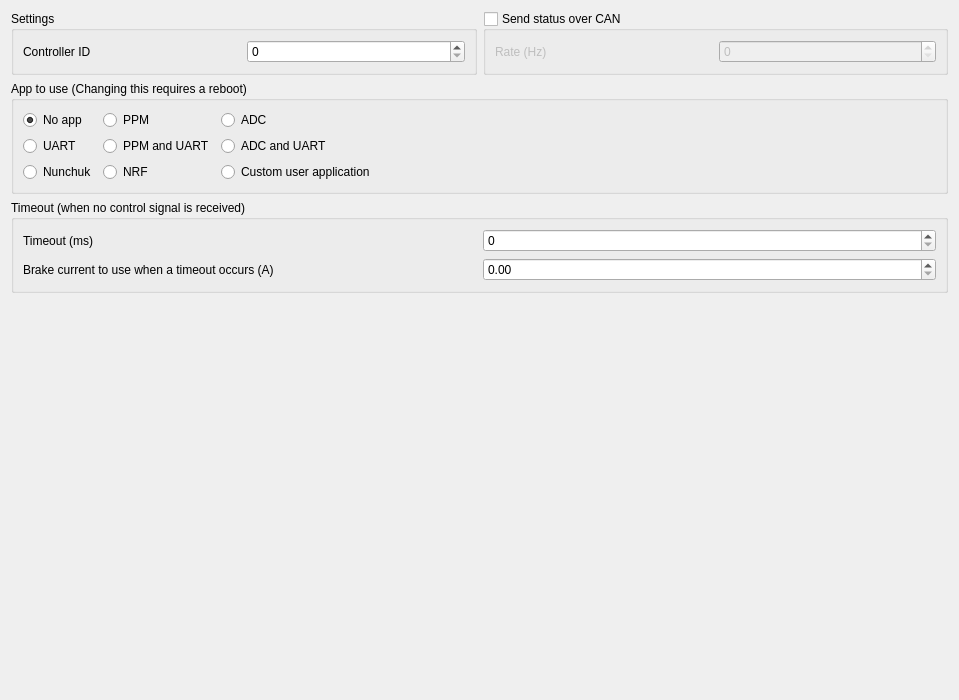
            <widget class="QWidget" name="tab_16">
             <attribute name="title">
              <string>General</string>
             </attribute>
             <layout class="QVBoxLayout" name="verticalLayout_3">
              <item>
               <layout class="QHBoxLayout" name="horizontalLayout_5">
                <item>
                 <widget class="QGroupBox" name="groupBox_28">
                  <property name="title">
                   <string>Settings</string>
                  </property>
                  <layout class="QGridLayout" name="gridLayout_29">
                   <item row="0" column="0">
                    <widget class="QLabel" name="label_65">
                     <property name="toolTip">
                      <string>&lt;html&gt;&lt;head/&gt;&lt;body&gt;&lt;p&gt;&lt;span style=&quot; font-weight:600;&quot;&gt;Controller ID &lt;/span&gt;= When you use multiple VESCs via Uart you need to give each VESC a unique ID. You should set the MASTER to 0 and then start from 1 upwards.&lt;/p&gt;&lt;/body&gt;&lt;/html&gt;</string>
                     </property>
                     <property name="text">
                      <string>Controller ID</string>
                     </property>
                    </widget>
                   </item>
                   <item row="0" column="1">
                    <widget class="QSpinBox" name="appconfControllerIdBox">
                     <property name="maximum">
                      <number>255</number>
                     </property>
                    </widget>
                   </item>
                  </layout>
                 </widget>
                </item>
                <item>
                 <widget class="QGroupBox" name="appconfSendCanStatusBox">
                  <property name="toolTip">
                   <string>&lt;html&gt;&lt;head/&gt;&lt;body&gt;&lt;p&gt;&lt;span style=&quot; font-weight:600;&quot;&gt;Send status over CAN&lt;/span&gt; = Only activate it for slave VESCs that are connected with the master via CAN. &lt;br/&gt;&lt;br/&gt;For the Master it should be disabled. &lt;/p&gt;&lt;/body&gt;&lt;/html&gt;</string>
                  </property>
                  <property name="title">
                   <string>Send status over CAN</string>
                  </property>
                  <property name="checkable">
                   <bool>true</bool>
                  </property>
                  <property name="checked">
                   <bool>false</bool>
                  </property>
                  <layout class="QGridLayout" name="gridLayout_25">
                   <item row="0" column="0">
                    <widget class="QLabel" name="label_12">
                     <property name="toolTip">
                      <string>&lt;html&gt;&lt;head/&gt;&lt;body&gt;&lt;p&gt;&lt;span style=&quot; font-weight:600;&quot;&gt;Rate (Hz)&lt;/span&gt; = Leave this at 500, no reason to change it.&lt;/p&gt;&lt;/body&gt;&lt;/html&gt;</string>
                     </property>
                     <property name="text">
                      <string>Rate (Hz)</string>
                     </property>
                    </widget>
                   </item>
                   <item row="0" column="1">
                    <widget class="QSpinBox" name="appconfSendCanStatusRateBox">
                     <property name="maximum">
                      <number>1000</number>
                     </property>
                    </widget>
                   </item>
                  </layout>
                 </widget>
                </item>
               </layout>
              </item>
              <item>
               <widget class="QGroupBox" name="groupBox_18">
                <property name="toolTip">
                 <string>&lt;html&gt;&lt;head/&gt;&lt;body&gt;&lt;p&gt;When you change the App you have to write the settings and reboot the VESC.&lt;/p&gt;&lt;/body&gt;&lt;/html&gt;</string>
                </property>
                <property name="title">
                 <string>App to use (Changing this requires a reboot)</string>
                </property>
                <layout class="QHBoxLayout" name="horizontalLayout_33">
                 <item>
                  <layout class="QGridLayout" name="gridLayout_22">
                   <item row="1" column="0">
                    <widget class="QRadioButton" name="appconfUseUartButton">
                     <property name="toolTip">
                      <string>&lt;html&gt;&lt;head/&gt;&lt;body&gt;&lt;p&gt;Via UART (Serial RX TX) you can create a communication to a Bluetooth module or a Arduino.&lt;/p&gt;&lt;/body&gt;&lt;/html&gt;</string>
                     </property>
                     <property name="text">
                      <string>UART</string>
                     </property>
                    </widget>
                   </item>
                   <item row="1" column="1">
                    <widget class="QRadioButton" name="appconfUsePpmUartButton">
                     <property name="toolTip">
                      <string>&lt;html&gt;&lt;head/&gt;&lt;body&gt;&lt;p&gt;Use a PPM remote and UART (serial) modules at the same time.&lt;/p&gt;&lt;/body&gt;&lt;/html&gt;</string>
                     </property>
                     <property name="text">
                      <string>PPM and UART</string>
                     </property>
                    </widget>
                   </item>
                   <item row="2" column="2">
                    <widget class="QRadioButton" name="appconfUseCustomButton">
                     <property name="text">
                      <string>Custom user application</string>
                     </property>
                    </widget>
                   </item>
                   <item row="0" column="0">
                    <widget class="QRadioButton" name="appconfUseNoAppButton">
                     <property name="toolTip">
                      <string>&lt;html&gt;&lt;head/&gt;&lt;body&gt;&lt;p&gt;Application is switched off.&lt;/p&gt;&lt;/body&gt;&lt;/html&gt;</string>
                     </property>
                     <property name="text">
                      <string>No app</string>
                     </property>
                     <property name="checked">
                      <bool>true</bool>
                     </property>
                    </widget>
                   </item>
                   <item row="2" column="1">
                    <widget class="QRadioButton" name="appconfUseNrfButton">
                     <property name="text">
                      <string>NRF</string>
                     </property>
                    </widget>
                   </item>
                   <item row="2" column="0">
                    <widget class="QRadioButton" name="appconfUseNunchukButton">
                     <property name="toolTip">
                      <string>&lt;html&gt;&lt;head/&gt;&lt;body&gt;&lt;p&gt;If your remote is a Wii Nunchuk&lt;/p&gt;&lt;/body&gt;&lt;/html&gt;</string>
                     </property>
                     <property name="text">
                      <string>Nunchuk</string>
                     </property>
                    </widget>
                   </item>
                   <item row="0" column="1">
                    <widget class="QRadioButton" name="appconfUsePpmButton">
                     <property name="toolTip">
                      <string>&lt;html&gt;&lt;head/&gt;&lt;body&gt;&lt;p&gt;This is used for RC car remotes. A view examples are the GT2B, Mini Remote, Nano-X, Benchwheel and Steez remote. &lt;/p&gt;&lt;/body&gt;&lt;/html&gt;</string>
                     </property>
                     <property name="text">
                      <string>PPM</string>
                     </property>
                    </widget>
                   </item>
                   <item row="0" column="2">
                    <widget class="QRadioButton" name="appconfUseAdcButton">
                     <property name="text">
                      <string>ADC</string>
                     </property>
                    </widget>
                   </item>
                   <item row="1" column="2">
                    <widget class="QRadioButton" name="appconfUseAdcUartButton">
                     <property name="text">
                      <string>ADC and UART</string>
                     </property>
                    </widget>
                   </item>
                  </layout>
                 </item>
                 <item>
                  <spacer name="horizontalSpacer_12">
                   <property name="orientation">
                    <enum>Qt::Horizontal</enum>
                   </property>
                   <property name="sizeHint" stdset="0">
                    <size>
                     <width>561</width>
                     <height>20</height>
                    </size>
                   </property>
                  </spacer>
                 </item>
                </layout>
               </widget>
              </item>
              <item>
               <widget class="QGroupBox" name="groupBox_22">
                <property name="title">
                 <string>Timeout (when no control signal is received)</string>
                </property>
                <layout class="QGridLayout" name="gridLayout_18">
                 <item row="0" column="0">
                  <widget class="QLabel" name="label_52">
                   <property name="toolTip">
                    <string>&lt;html&gt;&lt;head/&gt;&lt;body&gt;&lt;p&gt;&lt;span style=&quot; font-weight:600;&quot;&gt;Timeout (ms)&lt;/span&gt; = When no signal was received from the remote then the VESC will start to brake with the brake current that is defined below.&lt;br/&gt;&lt;br/&gt;Recommended is to leave it at 1000ms and set the brake current to 0 so that you don't get thrown off the board.&lt;/p&gt;&lt;/body&gt;&lt;/html&gt;</string>
                   </property>
                   <property name="text">
                    <string>Timeout (ms)</string>
                   </property>
                  </widget>
                 </item>
                 <item row="0" column="1">
                  <widget class="QSpinBox" name="appconfTimeoutBox">
                   <property name="maximum">
                    <number>30000</number>
                   </property>
                   <property name="singleStep">
                    <number>500</number>
                   </property>
                  </widget>
                 </item>
                 <item row="1" column="0">
                  <widget class="QLabel" name="label_53">
                   <property name="text">
                    <string>Brake current to use when a timeout occurs (A)</string>
                   </property>
                  </widget>
                 </item>
                 <item row="1" column="1">
                  <widget class="QDoubleSpinBox" name="appconfTimeoutBrakeCurrentBox">
                   <property name="maximum">
                    <double>200.000000000000000</double>
                   </property>
                  </widget>
                 </item>
                </layout>
               </widget>
              </item>
              <item>
               <spacer name="verticalSpacer_3">
                <property name="orientation">
                 <enum>Qt::Vertical</enum>
                </property>
                <property name="sizeHint" stdset="0">
                 <size>
                  <width>20</width>
                  <height>396</height>
                 </size>
                </property>
               </spacer>
              </item>
             </layout>
            </widget>
